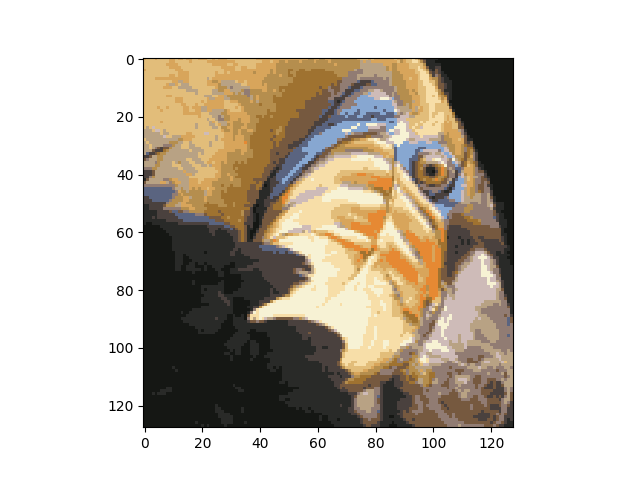

Python code for this plot:
import numpy as np
import pandas as pd
import matplotlib.pyplot as plt
import seaborn as sb
from scipy.io import loadmat

#funcion para estimar los centroides de cada cluster
def init_centroids(X, k): #X es el numero de datos
                          # y k es el numero de centroides
    m, n = X.shape
    centroids = np.zeros((k, n))#formato de la forma k, n
    idx = np.random.randint(0, m, k)#arreglo

    for i in range(k):
        centroids[i,:] = X[idx[i],:]
    
    return centroids

def find_closest_centroids(X, centroids):
    m = X.shape[0]
    k = centroids.shape[0]
    idx = np.zeros(m)#numpy para darle formato

    for i in range(m):
        min_dist = 1000000
        for j in range(k):
            dist = np.sum((X[i,:] - centroids[j,:]) ** 2)
            if dist < min_dist:
                min_dist = dist
                idx[i] = j
    return idx

#compute_centroids(X, idx, 3)
def compute_centroids(X, idx, k):
    m, n = X.shape
    centroids = np.zeros((k, n))#numpy para darle formato

    for i in range(k):
        indices = np.where(idx == i)
        centroids[i,:] = (np.sum(X[indices,:], axis=1) / len(indices[0])).ravel()

    return centroids


#Funcion para correr el algoritmo
def run_k_means(X, initial_centroids, max_iters):
    m, n = X.shape
    k = initial_centroids.shape[0]
    idx = np.zeros(m)
    centroids = initial_centroids

    for i in range(max_iters):
          idx = find_closest_centroids(X, centroids)
          centroids = compute_centroids(X, idx, k)
    return idx, centroids

#Cargamos la imagen
data_imagen = loadmat('data/bird_small_kmeans.mat')
A = data_imagen['A']
A.shape

#Normalicemos los rangos de los valores
A = A / 255.

#reshape el arreglo 
X = np.reshape(A, (A.shape[0] * A.shape[1], A.shape[2]))

#iniciar los centroides aleatoriamente
initial_centroids = init_centroids(X, 16)

#Correr el algoritmo
idx, centroids = run_k_means(X, initial_centroids, 10)

#Obtener los centroides mas cercanos una vez mas
idx = find_closest_centroids(X, centroids)

#mapear cada pixel al valor del centroide
X_recovered = centroids[idx.astype(int),:]

#Recambiar a las dimensiones originales
X_recovered = np.reshape(X_recovered, (A.shape[0], A.shape[1], A.shape[2]))

plt.imshow(X_recovered)
plt.savefig('pajaro.png')
